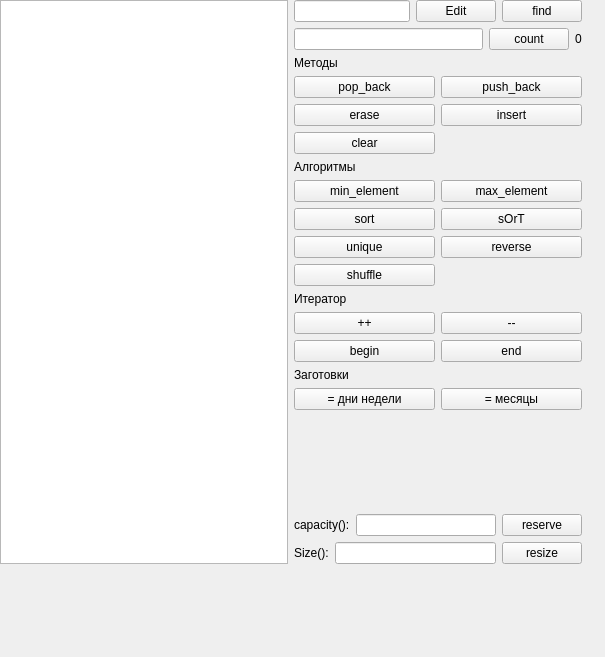
<?xml version="1.0" encoding="UTF-8"?>
<ui version="4.0">
 <class>MainWindow</class>
 <widget class="QMainWindow" name="MainWindow">
  <property name="geometry">
   <rect>
    <x>0</x>
    <y>0</y>
    <width>605</width>
    <height>657</height>
   </rect>
  </property>
  <property name="windowTitle">
   <string>std::vector demo</string>
  </property>
  <widget class="QWidget" name="centralwidget">
   <widget class="QWidget" name="horizontalLayoutWidget">
    <property name="geometry">
     <rect>
      <x>0</x>
      <y>0</y>
      <width>582</width>
      <height>564</height>
     </rect>
    </property>
    <layout class="QHBoxLayout" name="horizontalLayout">
     <item>
      <widget class="QListWidget" name="list_widget"/>
     </item>
     <item>
      <layout class="QVBoxLayout" name="verticalLayout">
       <item>
        <layout class="QHBoxLayout" name="horizontalLayout_4">
         <item>
          <widget class="QLineEdit" name="txt_elem_content"/>
         </item>
         <item>
          <widget class="QPushButton" name="pb_edit">
           <property name="text">
            <string>Edit</string>
           </property>
          </widget>
         </item>
         <item>
          <widget class="QPushButton" name="pb_find">
           <property name="text">
            <string>find</string>
           </property>
          </widget>
         </item>
        </layout>
       </item>
       <item>
        <layout class="QHBoxLayout" name="horizontalLayout_6">
         <item>
          <widget class="QLineEdit" name="le_count"/>
         </item>
         <item>
          <widget class="QPushButton" name="pb_count">
           <property name="text">
            <string>count</string>
           </property>
          </widget>
         </item>
         <item>
          <widget class="QLabel" name="lbl_count">
           <property name="text">
            <string>0</string>
           </property>
          </widget>
         </item>
        </layout>
       </item>
       <item>
        <widget class="QLabel" name="label">
         <property name="text">
          <string>Методы</string>
         </property>
        </widget>
       </item>
       <item>
        <layout class="QGridLayout" name="gridLayout">
         <item row="0" column="1">
          <widget class="QPushButton" name="pb_push">
           <property name="text">
            <string>push_back</string>
           </property>
          </widget>
         </item>
         <item row="2" column="0">
          <widget class="QPushButton" name="pb_clear">
           <property name="text">
            <string>clear</string>
           </property>
          </widget>
         </item>
         <item row="0" column="0">
          <widget class="QPushButton" name="pb_pop">
           <property name="text">
            <string>pop_back</string>
           </property>
          </widget>
         </item>
         <item row="1" column="0">
          <widget class="QPushButton" name="pb_erase">
           <property name="text">
            <string>erase</string>
           </property>
          </widget>
         </item>
         <item row="1" column="1">
          <widget class="QPushButton" name="pb_insert">
           <property name="text">
            <string>insert</string>
           </property>
          </widget>
         </item>
        </layout>
       </item>
       <item>
        <widget class="QLabel" name="label_6">
         <property name="text">
          <string>Алгоритмы</string>
         </property>
        </widget>
       </item>
       <item>
        <layout class="QGridLayout" name="gridLayout_3">
         <item row="2" column="0">
          <widget class="QPushButton" name="pb_unique">
           <property name="text">
            <string>unique</string>
           </property>
          </widget>
         </item>
         <item row="0" column="1">
          <widget class="QPushButton" name="pb_max">
           <property name="text">
            <string>max_element</string>
           </property>
          </widget>
         </item>
         <item row="1" column="1">
          <widget class="QPushButton" name="pb_sOrT">
           <property name="text">
            <string>sOrT</string>
           </property>
          </widget>
         </item>
         <item row="2" column="1">
          <widget class="QPushButton" name="pb_reverse">
           <property name="text">
            <string>reverse</string>
           </property>
          </widget>
         </item>
         <item row="1" column="0">
          <widget class="QPushButton" name="pb_sort">
           <property name="text">
            <string>sort</string>
           </property>
          </widget>
         </item>
         <item row="0" column="0">
          <widget class="QPushButton" name="pb_min">
           <property name="text">
            <string>min_element</string>
           </property>
          </widget>
         </item>
         <item row="3" column="0">
          <widget class="QPushButton" name="pb_shuffle">
           <property name="text">
            <string>shuffle</string>
           </property>
          </widget>
         </item>
        </layout>
       </item>
       <item>
        <widget class="QLabel" name="label_4">
         <property name="text">
          <string>Итератор</string>
         </property>
        </widget>
       </item>
       <item>
        <layout class="QGridLayout" name="gridLayout_2">
         <item row="0" column="1">
          <widget class="QPushButton" name="pb_mm">
           <property name="text">
            <string>--</string>
           </property>
          </widget>
         </item>
         <item row="0" column="0">
          <widget class="QPushButton" name="pb_pp">
           <property name="text">
            <string>++</string>
           </property>
          </widget>
         </item>
         <item row="1" column="0">
          <widget class="QPushButton" name="pb_begin">
           <property name="text">
            <string>begin</string>
           </property>
          </widget>
         </item>
         <item row="1" column="1">
          <widget class="QPushButton" name="pb_end">
           <property name="text">
            <string>end</string>
           </property>
          </widget>
         </item>
        </layout>
       </item>
       <item>
        <widget class="QLabel" name="label_2">
         <property name="text">
          <string>Заготовки</string>
         </property>
        </widget>
       </item>
       <item>
        <layout class="QHBoxLayout" name="horizontalLayout_2">
         <item>
          <widget class="QPushButton" name="pb_days">
           <property name="text">
            <string>= дни недели</string>
           </property>
          </widget>
         </item>
         <item>
          <widget class="QPushButton" name="p_month">
           <property name="text">
            <string>= месяцы</string>
           </property>
          </widget>
         </item>
        </layout>
       </item>
       <item>
        <spacer name="verticalSpacer">
         <property name="orientation">
          <enum>Qt::Vertical</enum>
         </property>
         <property name="sizeHint" stdset="0">
          <size>
           <width>20</width>
           <height>40</height>
          </size>
         </property>
        </spacer>
       </item>
       <item>
        <layout class="QHBoxLayout" name="horizontalLayout_5">
         <item>
          <widget class="QLabel" name="label_5">
           <property name="text">
            <string>capacity():</string>
           </property>
          </widget>
         </item>
         <item>
          <widget class="QLineEdit" name="txt_capacity"/>
         </item>
         <item>
          <widget class="QPushButton" name="btn_reserve">
           <property name="text">
            <string>reserve</string>
           </property>
          </widget>
         </item>
        </layout>
       </item>
       <item>
        <layout class="QHBoxLayout" name="horizontalLayout_3">
         <item>
          <widget class="QLabel" name="label_3">
           <property name="text">
            <string>Size():</string>
           </property>
          </widget>
         </item>
         <item>
          <widget class="QLineEdit" name="txt_size"/>
         </item>
         <item>
          <widget class="QPushButton" name="btn_resize">
           <property name="text">
            <string>resize</string>
           </property>
          </widget>
         </item>
        </layout>
       </item>
      </layout>
     </item>
    </layout>
   </widget>
  </widget>
 </widget>
 <resources/>
 <connections/>
</ui>
